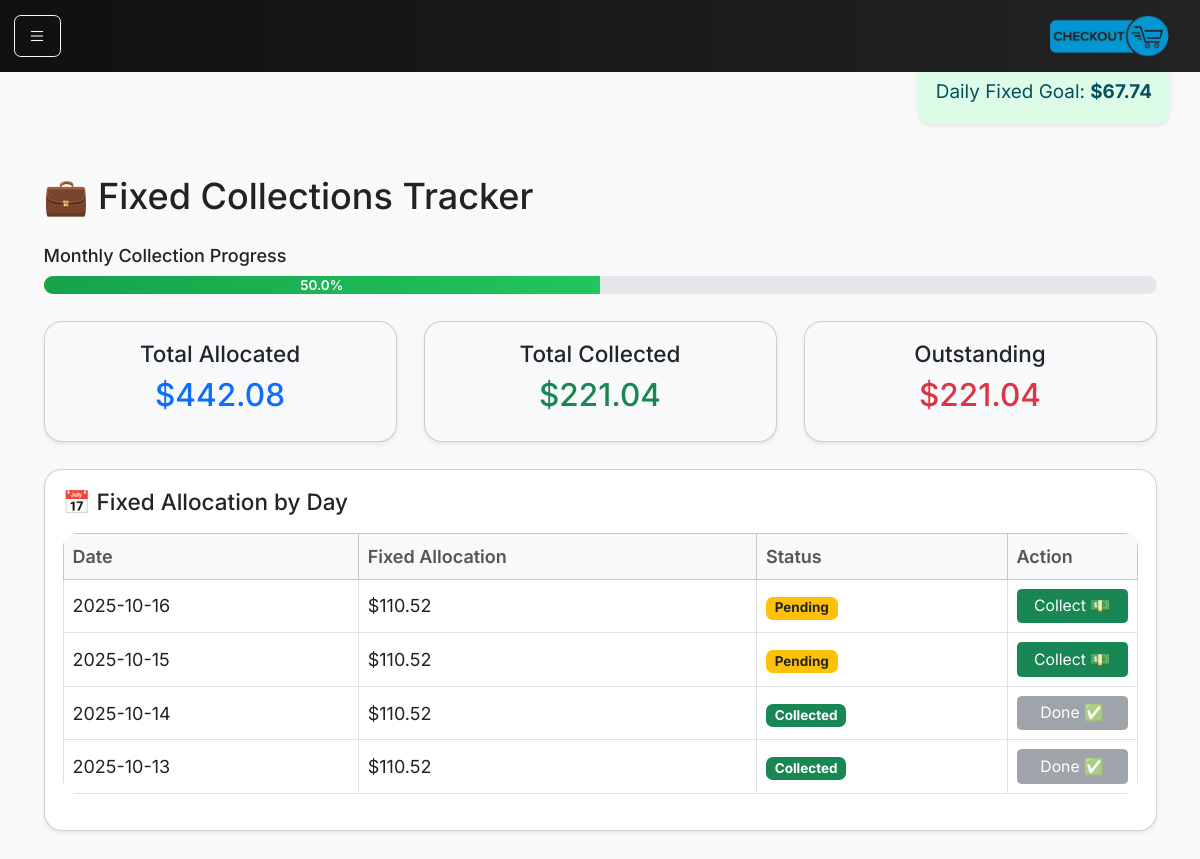
Page /fixed-collections on the committed database.
### models.py (models this page shows)
class DailyClosing(db.Model):
    __tablename__ = "daily_closings"
    id = db.Column(db.Integer, primary_key=True)
    date = db.Column(db.Date, nullable=False, unique=True)
    sales_cents = db.Column(db.Integer, nullable=False)
    fixed_allocation_cents = db.Column(db.Integer, default=0)
    ops_allocation_cents = db.Column(db.Integer, default=0)
    inventory_allocation_cents = db.Column(db.Integer, default=0)
    buffer_allocation_cents = db.Column(db.Integer, default=0)
    notes = db.Column(db.String(255))
    created_at = db.Column(db.DateTime, default=datetime.utcnow)

### main.py (the view)
@app.route("/fixed-collections")
def fixed_collections():
    today = date.today()
    month_start = today.replace(day=1)
    closings = db.session.execute(
        db.select(DailyClosing)
        .where(DailyClosing.date >= month_start)
        .order_by(DailyClosing.date.desc()) # This is the crucial line
    ).scalars().all()
    total_allocated = sum(c.fixed_allocation_cents for c in closings)
    collections = db.session.execute(
        db.select(FixedCollection).where(FixedCollection.collected_on >= month_start)
    ).scalars().all()
    total_collected = sum(c.amount_cents for c in collections)
    month_target = current_month_target_cents(today)
    dim = days_in_month(today.year, today.month)
    daily_goal = month_target // dim if dim else 0
    outstanding = total_allocated - total_collected
    progress_pct = (total_collected / total_allocated * 100) if total_allocated > 0 else 0
    return render_template(
        "fixed_collections.html",
        total_allocated=total_allocated,
        total_collected=total_collected,
        daily_goal=daily_goal,
        progress_pct=progress_pct,
        closings=closings,
        outstanding=outstanding,
        collections=collections,
        currency=CURRENCY,
        today=today
    )

### helpers.py (called while the page is built)
def current_month_target_cents(on_date: date) -> int:
    total = db.session.scalar(
        db.select(db.func.coalesce(db.func.sum(FixedBill.monthly_amount_cents), 0))
        .where(FixedBill.is_active == True)
    )
    return int(total or 0)

def days_in_month(year: int, month: int) -> int:
    return monthrange(year, month)[1]

### main.py (called while the page is built)
@app.context_processor
def inject_request():
    return dict(request=request)

### templates/fixed_collections.html (shortened to what this page needs)
{% extends "base.html" %}
{% block content %}
<div class="container py-4">
    <h2 class="mb-4">💼 Fixed Collections Tracker</h2>
    <div class="mb-4">
        <h6>Monthly Collection Progress</h6>
        <div class="progress" style="--progress: {{ (progress_pct or 0)|round(2) }}%;">
            <div class="progress-bar {{ 'bg-success' if progress_pct >= 100 else 'bg-info' if progress_pct >= 60 else 'bg-warning' }}"
                style="width: var(--progress);" role="progressbar" aria-valuenow="{{ (progress_pct or 0)|round(1) }}"
                aria-valuemin="0" aria-valuemax="100">
                {{ (progress_pct or 0)|round(1) }}%
            </div>
        </div>
    </div>
    <div class="row text-center mb-4">
        <div class="col-md-4">
            <div class="card bg-light shadow-sm">
                <div class="card-body">
                    <h5>Total Allocated</h5>
                    <h3 class="text-primary">${{ "%.2f"|format(total_allocated / 100) }}</h3>
                </div>
            </div>
        </div>
        <div class="col-md-4">
            <div class="card bg-light shadow-sm">
                <div class="card-body">
                    <h5>Total Collected</h5>
                    <h3 class="text-success">${{ "%.2f"|format(total_collected / 100) }}</h3>
                </div>
            </div>
        </div>
        <div class="col-md-4">
            <div class="card bg-light shadow-sm">
                <div class="card-body">
                    <h5>Outstanding</h5>
                    <h3 class="text-danger">${{ "%.2f"|format(outstanding / 100) }}</h3>
                </div>
            </div>
        </div>
    </div>
    <div class="alert alert-info shadow-sm mb-4">
        Daily Fixed Goal: <strong>${{ "%.2f"|format(daily_goal / 100) }}</strong>
    </div>
    <div class="card shadow-sm">
        <div class="card-body">
            <h5 class="card-title mb-3">📅 Fixed Allocation by Day</h5>
            {% if closings %}
            <div class="table-responsive">
                <table class="table table-bordered align-middle">
                    <thead class="table-light">
                        <tr>
                            <th>Date</th>
                            <th>Fixed Allocation</th>
                            <th>Status</th>
                            <th style="width: 130px;">Action</th>
                        </tr>
                    </thead>
                    <tbody>
                        {% for c in closings %}
                        {% set collected = collections | selectattr("collected_on", "equalto", c.date) | list %}
                        <tr>
                            <td>{{ c.date.strftime("%Y-%m-%d") }}</td>
                            <td>${{ "%.2f"|format(c.fixed_allocation_cents / 100) }}</td>
                            <td>
                                {% if collected %}
                                <span class="badge bg-success">Collected</span>
                                {% else %}
                                <span class="badge bg-warning text-dark">Pending</span>
                                {% endif %}
                            </td>
                            <td>
                                {% if not collected %}
                                <form method="POST" action="{{ url_for('mark_fixed_collected') }}">
                                    <button type="submit" class="btn btn-sm btn-success w-100">Collect 💵</button>
                                </form>
                                {% else %}
                                <button class="btn btn-sm btn-secondary w-100" disabled>Done ✅</button>
                                {% endif %}
                            </td>
                        </tr>
                        {% endfor %}
                    </tbody>
                </table>
            </div>
            {% else %}
            <p class="text-muted">No daily closings recorded yet.</p>
            {% endif %}
        </div>
    </div>
</div>
{% endblock %}

### static/main.css (style rules this page uses)
html, body { font-family: 'Inter', sans-serif; background-color: #f6f8fb; color: #222; font-size: 18px; padding-top: 56px; background-color: #f9f9f9; }
.card { border-radius: 1rem; }
.progress { background-color: #e5e7eb; border-radius: 1rem; overflow: hidden; }
.progress-bar { font-weight: 600; background: linear-gradient(90deg, #16a34a, #22c55e); }
.table { border-radius: 0.8rem; overflow: hidden; }
.table th { color: #555; font-weight: 600; }
.table td { color: #222; }
.alert { border: none; border-radius: 0.75rem; font-size: 1.05rem; background-color: #dcfce7; position: fixed; top: 60px; right: 30px; }
.progress-bar { width: var(--fill); background: linear-gradient(90deg, #16a34a, #22c55e); transition: width 0.3s ease; }

### rows in the picture
DailyClosing: date "2025-10-16", c.fixed_allocation_cents/100 "110.52", shows "Pending"
DailyClosing: date "2025-10-15", c.fixed_allocation_cents/100 "110.52", shows "Pending"
DailyClosing: date "2025-10-14", c.fixed_allocation_cents/100 "110.52", shows "Collected", shows "Done ✅"
DailyClosing: date "2025-10-13", c.fixed_allocation_cents/100 "110.52", shows "Collected", shows "Done ✅"

### other values in the picture
{{ (progress_pct or 0)|round(1) }} "50.0"
{{ "%.2f"|format(total_allocated / 100) }} "442.08"
{{ "%.2f"|format(total_collected / 100) }} "221.04"
{{ "%.2f"|format(outstanding / 100) }} "221.04"
{{ "%.2f"|format(daily_goal / 100) }} "67.74"
